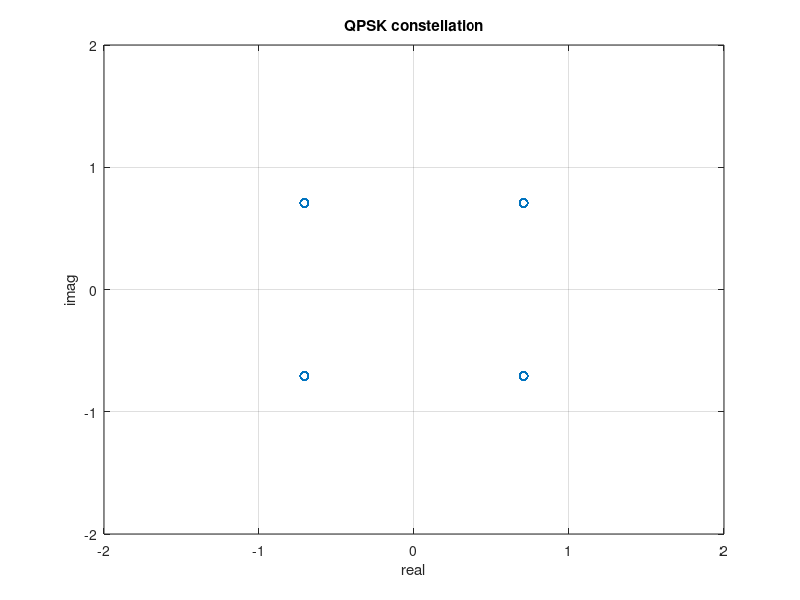
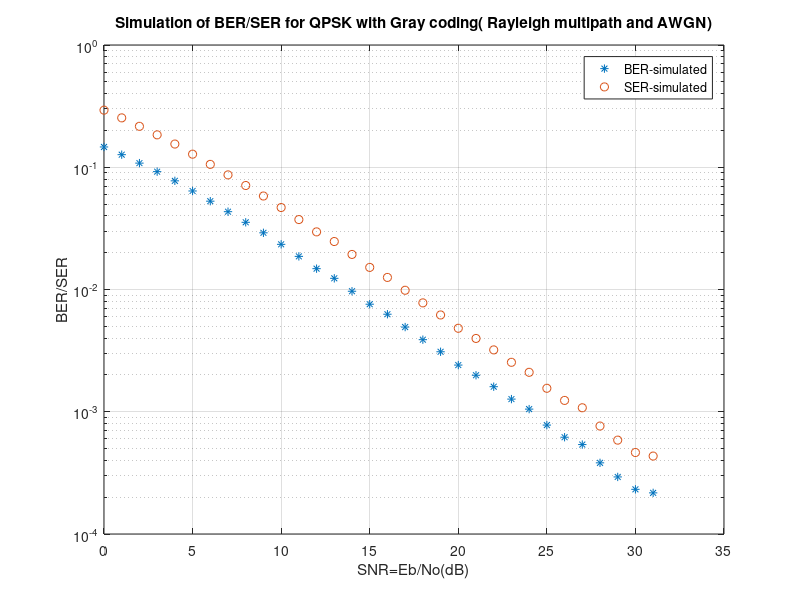
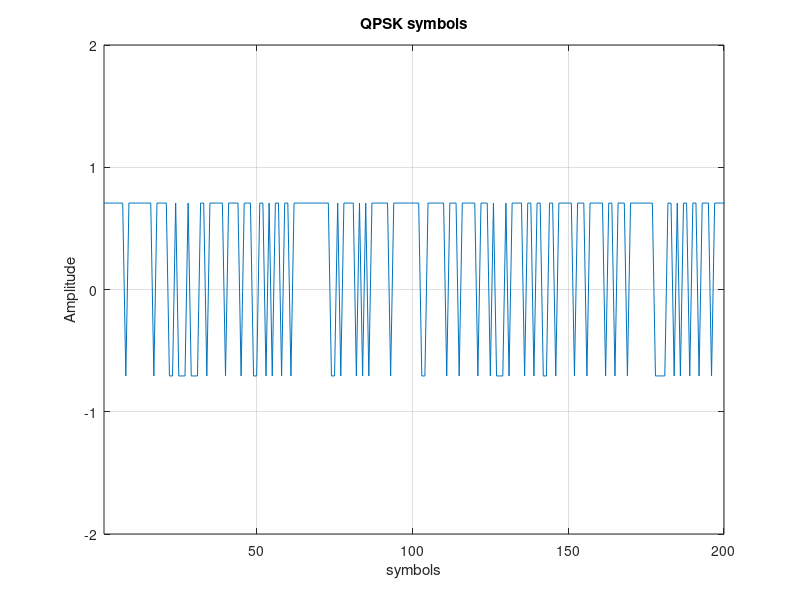
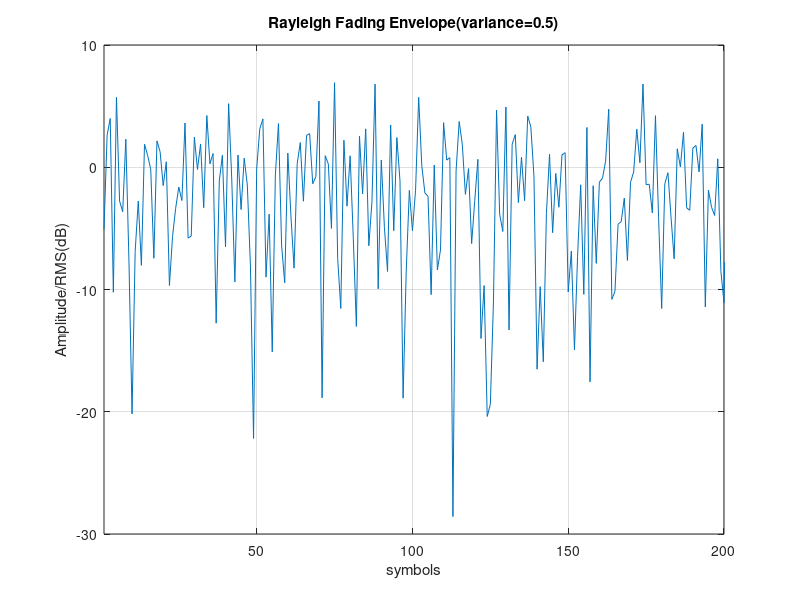

The MATLAB source for these figures, in order:
%QPSK simulation with Gray coding and simple Rayleigh (no LOS) multipath and AWGN added
%Run from editor debug(F5)
%JC-7/1/08
%The purpose of this m-file is to show a baseband simulated version of QPSK with
%Gray coding( Rayleigh multipath and AWGN added) which may give valid results
%(still trying to figure out if this program is correct-multipath so subjective)
%when compared to theoritical/simulated AWGN MPSK analysis SER and BER.
%The simulation assumes a single channel(no diversity or FEC codes other than Gray)
%perfect system with perfect sync and no intersymbol interference. The program contains
%no Root Raised Cosine or Raised Cosine filters as they would just add delay. I hope
%it will be useful to others to play with and give a basic understanding of the problems
%encountered in the channel with various types of multipath.
%I have provided comments, notes and references for review. You can also
%download the file sim_qpskgray.m under JC file for BER and SER simulation
%only in AWGN channel. What this all proves is that you need at least 17 dB
%of fade margin at 10-3 BER with Rayleigh multipath when comparing only with AWGN 
%at SNR of 7 to 8dB. Of course you can lower this with antenna diversity, FEC codes,etc
%or possibly with DSSS with psuedo random codes If you have the communications toolbox
%you can make comparisons with what it gives in it's plots(see references)
%%%%%%%%%%%%%%%%%%%%%%%%%%%%%%%%%%%%%%%%%%%%%%%%%%%%%%%%%%%%%%%%%%%%%%%%%%%%%%%%%%%%%%%
%TRANSMITTER
%%%%%%%%%%%%%%%%%%%%%%%%%%%%%%%%%%%%%%%%%%%%%%%%%%%%%%%%%%%%%%%%%%%%%%%%%%%%%%%%%%%%%%%
clear
%randn('state',0);%keeps bits the same on reruns
nr_data_bits=1000000;% 0's and 1's, keep even number-Takes ~1 minute for a run of 1 million
%64000 allows bits and complex values to be shown in array editor
nr_symbols=nr_data_bits/2;
b_data = (randn(1, nr_data_bits) > .5);%random 0's and 1's
b = (b_data);
% Map the bits to be transmitted into QPSK symbols using Gray coding. The
% resulting QPSK symbol is complex-valued, where one of the two bits in each
% QPSK symbol affects the real part (I channel) of the symbol and the other
% bit the imaginary part (Q channel). Each part is subsequently
% modulated to form the complex-valued QPSK symbol.
%
% The Gray mapping resulting from the two branches are shown where
% one symbol error corresponds to one bit error going counterclockwise.
% imaginary part (Q channel)
%         ^
%         |
%  10 x   |   x 00   (odd bit, even bit)
%         |
%  -------+------->  real part (I channel)
%         |
%  11 x   |   x 01
%         |
% Input:
%   b = bits {0, 1} to be mapped into QPSK symbols
%
% Output:
%   d = complex-valued QPSK symbols  0.70711 + 0.70711i, etc


d=zeros(1,length(b)/2);
%definition of the QPSK symbols using Gray coding.
for n=1:length(b)/2
    p=b(2*n);
    imp=b(2*n-1);
    if (imp==0)&&(p==0)
        d(n)=exp(j*pi/4);%45 degrees
    end
    if (imp==1)&&(p==0)
        d(n)=exp(j*3*pi/4);%135 degrees
    end
    if (imp==1)&&(p==1)
        d(n)=exp(j*5*pi/4);%225 degrees
    end
    if (imp==0)&&(p==1)
        d(n)=exp(j*7*pi/4);%315 degrees
    end
end
qpsk=d;


SNR=0:30;%change SNR values
BER1=[];
SNR1=[];
SER=[];
SER1=[];
sigma1=[];

%%%%%%%%%%%%%%%%%%%%%%%%%%%%%%%%%%%%%%%%%%%%%%%%%%%%%%%%%%%%%%%%%%%%%%%%%%%%%
%Rayleigh multipath/AWGN(Additive White Gaussian Noise)
%%%%%%%%%%%%%%%%%%%%%%%%%%%%%%%%%%%%%%%%%%%%%%%%%%%%%%%%%%%%%%%%%%%%%%%%%%%%%
for SNR=0:length(SNR);%loop over SNR-change SNR values (0,5,10 etc dB)
sigma = sqrt(10.0^(-SNR/10.0));
sigma=sigma/2;%Required a division by 2 to get close to exact solutions(Notes)-WHY?
%Is dividing by two(2) legitimate?
%sigma1=[sigma1 sigma];
%add Rayleigh multipath(no LOS) to signal(qpsk)
x=randn(1,nr_symbols); 
y=randn(1,nr_symbols);
ray=sqrt(0.5*(x.^2+y.^2));%variance=0.5-Tracks theoritical PDF closely
mpqpsk=qpsk.*ray;
%add noise to QPSK Gray coded signals with multipath
mpsnqpsk=(real(mpqpsk)+sigma.*randn(size(mpqpsk))) +i.*(imag(mpqpsk)+sigma.*randn(size(mpqpsk)));
%%%%%%%%%%%%%%%%%%%%%%%%%%%%%%%%%%%%%%%%%%%%%%%%%%%%%%%%%%%%%%%%%%%%%%%%%%%%%%%%%
%Receiver
%%%%%%%%%%%%%%%%%%%%%%%%%%%%%%%%%%%%%%%%%%%%%%%%%%%%%%%%%%%%%%%%%%%%%%%%%%%%%%%%%
r=mpsnqpsk;%received signal plus noise and multipath
%Detector-When Gray coding is configured as shown, the detection process
%becomes fairly simple as shown. A system without Gray coding requires a much
%more complex algorithim detection method
bhat=[real(r)<0;imag(r)<0];%detector 
bhat=bhat(:)';
bhat1=bhat;%0's and 1's

ne=sum(b~=bhat1);%number of errors
BER=ne/nr_data_bits;
SER=ne/nr_symbols;%consider this to be Ps=log2(4)*Pb=2*Pb
SER1=[SER1 SER];
BER1=[BER1 BER];
SNR1=[SNR1 SNR];
end


%Notes: Theoritical QPSK EXACT SOLUTION for several SNR=Eb/No points on BER/SER plot
%Assuming Gray coding and AWGN
%Pb=Q(sqrt(2SNRbit))
%Ps=2Q(sqrt(2SNRbit))[1-.5Q(sqrt(2SNRbit))]
%SNR=7dB
%SNRbit=10^(7/10)=5.0118 get ratio
%Pb=Q(sqrt(2*SNRbit))=Q(sqrt(10.0237))=7.7116e-4  (bit error rate)
%where Q=.5*erfc(sqrt(10.0237)/1.414)
%Ps=2*Q-Q^2=2*(7.7116e-4)-(7.7116e-4)^2=1.5e-3   (symbol error rate)
%SNR=9dB
%SNRbit=10^(9/10)=7.943 get ratio
%Pb=Q(sqrt(2*SNRbit))=Q(sqrt(15.866))=3.37e-5  (bit error rate)
%Ps=2*Q-Q^2=2*(3.37e-5)-(3.37e-5)^2=6.74e-5   (symbol error rate)
%0,1,2,3,4,5,6,8,10,11,12 You can do the rest of these with a loop and hold
%or hand plot on "Simulation of BER/SER for QPSK with Gray coding
%(Rayleigh multipath and AWGN) graph 2

%%%%%%%%%%%%%%%%%%%%%%%%%%%%%%%%%%%%%%%%%%%%%%%%%%%%%%%%%%%%%%%%%%%%%%%%%%%%%%%%%%
%Plots
%%%%%%%%%%%%%%%%%%%%%%%%%%%%%%%%%%%%%%%%%%%%%%%%%%%%%%%%%%%%%%%%%%%%%%%%%%%%%%%%%%%
figure(1);
plot(d,'o');%plot constellation without noise
axis([-2 2 -2 2]);
grid on;
xlabel('real'); ylabel('imag');
title('QPSK constellation');

figure(2);
semilogy(SNR1,BER1,'*',SNR1,SER1,'o');
grid on; 
xlabel('SNR=Eb/No(dB)'); ylabel('BER/SER');
title('Simulation of BER/SER for QPSK with Gray coding( Rayleigh multipath and AWGN)');
legend('BER-simulated','SER-simulated');

figure(3)
plot(real(qpsk));
grid on;
axis([1 200 -2 2]);
title('QPSK symbols');
xlabel('symbols');ylabel('Amplitude');

figure(4)
plot(20*log10(abs(ray)));
grid on;
axis([1 200 -30 10]);
title('Rayleigh Fading Envelope(variance=0.5)');
xlabel('symbols');ylabel('Amplitude/RMS(dB)');

%References
%This website shows Matlab code for various fading channels that may be helpful
%http://www.urel.feec.vutbr.cz//RADIOENG/fulltexts/2003/03_04_12_16.pdf or
%search the web for "Mobile Radio Channels Modeling in Matlab-Nikolay KOSTOV". If
%you go through and understand this paper, I'm sure it will be helpful. I even learned 
%how to use -inf. 

%PROAKIS, Digital Communications 4th ed. (chapter 14)14.4.2 Fading Multiphase Signals

%Mathworks, Communications Toolbox, Fading Channels

